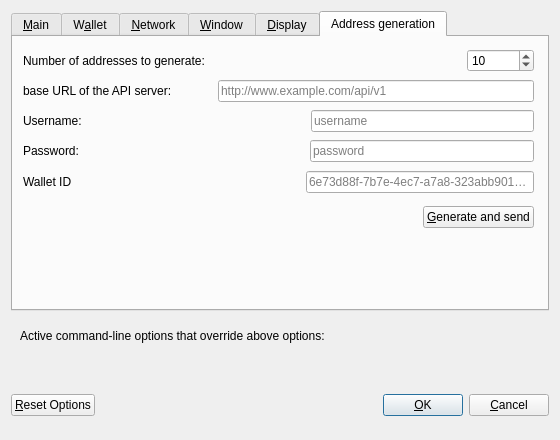
<?xml version="1.0" encoding="UTF-8"?>
<ui version="4.0">
 <class>OptionsDialog</class>
 <widget class="QDialog" name="OptionsDialog">
  <property name="geometry">
   <rect>
    <x>0</x>
    <y>0</y>
    <width>560</width>
    <height>440</height>
   </rect>
  </property>
  <property name="windowTitle">
   <string>Options</string>
  </property>
  <property name="modal">
   <bool>true</bool>
  </property>
  <layout class="QVBoxLayout" name="verticalLayout">
   <item>
    <widget class="QTabWidget" name="tabWidget">
     <property name="currentIndex">
      <number>5</number>
     </property>
     <widget class="QWidget" name="tabMain">
      <attribute name="title">
       <string>&amp;Main</string>
      </attribute>
      <layout class="QVBoxLayout" name="verticalLayout_Main">
       <item>
        <widget class="QCheckBox" name="bitcoinAtStartup">
         <property name="toolTip">
          <string>Automatically start Bitcoin Core after logging in to the system.</string>
         </property>
         <property name="text">
          <string>&amp;Start Bitcoin Core on system login</string>
         </property>
        </widget>
       </item>
       <item>
        <layout class="QHBoxLayout" name="horizontalLayout_2_Main">
         <item>
          <widget class="QLabel" name="databaseCacheLabel">
           <property name="text">
            <string>Size of &amp;database cache</string>
           </property>
           <property name="textFormat">
            <enum>Qt::PlainText</enum>
           </property>
           <property name="buddy">
            <cstring>databaseCache</cstring>
           </property>
          </widget>
         </item>
         <item>
          <widget class="QSpinBox" name="databaseCache"/>
         </item>
         <item>
          <widget class="QLabel" name="databaseCacheUnitLabel">
           <property name="text">
            <string>MB</string>
           </property>
           <property name="textFormat">
            <enum>Qt::PlainText</enum>
           </property>
          </widget>
         </item>
         <item>
          <spacer name="horizontalSpacer_2_Main">
           <property name="orientation">
            <enum>Qt::Horizontal</enum>
           </property>
           <property name="sizeHint" stdset="0">
            <size>
             <width>40</width>
             <height>20</height>
            </size>
           </property>
          </spacer>
         </item>
        </layout>
       </item>
       <item>
        <layout class="QHBoxLayout" name="horizontalLayout_3_Main">
         <item>
          <widget class="QLabel" name="threadsScriptVerifLabel">
           <property name="text">
            <string>Number of script &amp;verification threads</string>
           </property>
           <property name="textFormat">
            <enum>Qt::PlainText</enum>
           </property>
           <property name="buddy">
            <cstring>threadsScriptVerif</cstring>
           </property>
          </widget>
         </item>
         <item>
          <widget class="QSpinBox" name="threadsScriptVerif">
           <property name="toolTip">
            <string>(0 = auto, &lt;0 = leave that many cores free)</string>
           </property>
          </widget>
         </item>
         <item>
          <spacer name="horizontalSpacer_3_Main">
           <property name="orientation">
            <enum>Qt::Horizontal</enum>
           </property>
           <property name="sizeHint" stdset="0">
            <size>
             <width>40</width>
             <height>20</height>
            </size>
           </property>
          </spacer>
         </item>
        </layout>
       </item>
       <item>
        <spacer name="verticalSpacer_Main">
         <property name="orientation">
          <enum>Qt::Vertical</enum>
         </property>
         <property name="sizeHint" stdset="0">
          <size>
           <width>20</width>
           <height>40</height>
          </size>
         </property>
        </spacer>
       </item>
      </layout>
     </widget>
     <widget class="QWidget" name="tabWallet">
      <attribute name="title">
       <string>W&amp;allet</string>
      </attribute>
      <layout class="QVBoxLayout" name="verticalLayout_Wallet">
       <item>
        <widget class="QGroupBox" name="groupBox">
         <property name="title">
          <string>Expert</string>
         </property>
         <layout class="QVBoxLayout" name="verticalLayout_2">
          <item>
           <widget class="QCheckBox" name="coinControlFeatures">
            <property name="toolTip">
             <string>Whether to show coin control features or not.</string>
            </property>
            <property name="text">
             <string>Enable coin &amp;control features</string>
            </property>
           </widget>
          </item>
          <item>
           <widget class="QCheckBox" name="spendZeroConfChange">
            <property name="toolTip">
             <string>If you disable the spending of unconfirmed change, the change from a transaction cannot be used until that transaction has at least one confirmation. This also affects how your balance is computed.</string>
            </property>
            <property name="text">
             <string>&amp;Spend unconfirmed change</string>
            </property>
           </widget>
          </item>
         </layout>
        </widget>
       </item>
       <item>
        <spacer name="verticalSpacer_Wallet">
         <property name="orientation">
          <enum>Qt::Vertical</enum>
         </property>
         <property name="sizeHint" stdset="0">
          <size>
           <width>20</width>
           <height>40</height>
          </size>
         </property>
        </spacer>
       </item>
      </layout>
     </widget>
     <widget class="QWidget" name="tabNetwork">
      <attribute name="title">
       <string>&amp;Network</string>
      </attribute>
      <layout class="QVBoxLayout" name="verticalLayout_Network">
       <item>
        <widget class="QCheckBox" name="mapPortUpnp">
         <property name="toolTip">
          <string>Automatically open the Bitcoin client port on the router. This only works when your router supports UPnP and it is enabled.</string>
         </property>
         <property name="text">
          <string>Map port using &amp;UPnP</string>
         </property>
        </widget>
       </item>
       <item>
        <widget class="QCheckBox" name="allowIncoming">
         <property name="toolTip">
          <string>Accept connections from outside</string>
         </property>
         <property name="text">
          <string>Allow incoming connections</string>
         </property>
        </widget>
       </item>
       <item>
        <widget class="QCheckBox" name="connectSocks">
         <property name="toolTip">
          <string>Connect to the Bitcoin network through a SOCKS5 proxy.</string>
         </property>
         <property name="text">
          <string>&amp;Connect through SOCKS5 proxy (default proxy):</string>
         </property>
        </widget>
       </item>
       <item>
        <layout class="QHBoxLayout" name="horizontalLayout_1_Network">
         <item>
          <widget class="QLabel" name="proxyIpLabel">
           <property name="text">
            <string>Proxy &amp;IP:</string>
           </property>
           <property name="textFormat">
            <enum>Qt::PlainText</enum>
           </property>
           <property name="buddy">
            <cstring>proxyIp</cstring>
           </property>
          </widget>
         </item>
         <item>
          <widget class="QValidatedLineEdit" name="proxyIp">
           <property name="minimumSize">
            <size>
             <width>140</width>
             <height>0</height>
            </size>
           </property>
           <property name="maximumSize">
            <size>
             <width>140</width>
             <height>16777215</height>
            </size>
           </property>
           <property name="toolTip">
            <string>IP address of the proxy (e.g. IPv4: 127.0.0.1 / IPv6: ::1)</string>
           </property>
          </widget>
         </item>
         <item>
          <widget class="QLabel" name="proxyPortLabel">
           <property name="text">
            <string>&amp;Port:</string>
           </property>
           <property name="textFormat">
            <enum>Qt::PlainText</enum>
           </property>
           <property name="buddy">
            <cstring>proxyPort</cstring>
           </property>
          </widget>
         </item>
         <item>
          <widget class="QLineEdit" name="proxyPort">
           <property name="minimumSize">
            <size>
             <width>55</width>
             <height>0</height>
            </size>
           </property>
           <property name="maximumSize">
            <size>
             <width>55</width>
             <height>16777215</height>
            </size>
           </property>
           <property name="toolTip">
            <string>Port of the proxy (e.g. 9050)</string>
           </property>
          </widget>
         </item>
         <item>
          <spacer name="horizontalSpacer_1_Network">
           <property name="orientation">
            <enum>Qt::Horizontal</enum>
           </property>
           <property name="sizeHint" stdset="0">
            <size>
             <width>40</width>
             <height>20</height>
            </size>
           </property>
          </spacer>
         </item>
        </layout>
       </item>
       <item>
        <layout class="QHBoxLayout" name="horizontalLayout_2_Network">
         <item>
          <widget class="QLabel" name="proxyActiveNets">
           <property name="text">
            <string>Used for reaching peers via:</string>
           </property>
           <property name="textFormat">
            <enum>Qt::PlainText</enum>
           </property>
          </widget>
         </item>
         <item>
          <widget class="QCheckBox" name="proxyReachIPv4">
           <property name="enabled">
            <bool>false</bool>
           </property>
           <property name="toolTip">
            <string>Shows, if the supplied default SOCKS5 proxy is used to reach peers via this network type.</string>
           </property>
           <property name="text">
            <string/>
           </property>
          </widget>
         </item>
         <item>
          <widget class="QLabel" name="proxyReachIPv4Label">
           <property name="text">
            <string>IPv4</string>
           </property>
           <property name="textFormat">
            <enum>Qt::PlainText</enum>
           </property>
          </widget>
         </item>
         <item>
          <widget class="QCheckBox" name="proxyReachIPv6">
           <property name="enabled">
            <bool>false</bool>
           </property>
           <property name="toolTip">
            <string>Shows, if the supplied default SOCKS5 proxy is used to reach peers via this network type.</string>
           </property>
           <property name="text">
            <string/>
           </property>
          </widget>
         </item>
         <item>
          <widget class="QLabel" name="proxyReachIPv6Label">
           <property name="text">
            <string>IPv6</string>
           </property>
           <property name="textFormat">
            <enum>Qt::PlainText</enum>
           </property>
          </widget>
         </item>
         <item>
          <widget class="QCheckBox" name="proxyReachTor">
           <property name="enabled">
            <bool>false</bool>
           </property>
           <property name="toolTip">
            <string>Shows, if the supplied default SOCKS5 proxy is used to reach peers via this network type.</string>
           </property>
           <property name="text">
            <string/>
           </property>
          </widget>
         </item>
         <item>
          <widget class="QLabel" name="proxyReachTorLabel">
           <property name="text">
            <string>Tor</string>
           </property>
           <property name="textFormat">
            <enum>Qt::PlainText</enum>
           </property>
          </widget>
         </item>
         <item>
          <spacer name="horizontalSpacer_2_Network">
           <property name="orientation">
            <enum>Qt::Horizontal</enum>
           </property>
           <property name="sizeHint" stdset="0">
            <size>
             <width>40</width>
             <height>20</height>
            </size>
           </property>
          </spacer>
         </item>
        </layout>
       </item>
       <item>
        <widget class="QCheckBox" name="connectSocksTor">
         <property name="toolTip">
          <string>Connect to the Bitcoin network through a separate SOCKS5 proxy for Tor hidden services.</string>
         </property>
         <property name="text">
          <string>Use separate SOCKS5 proxy to reach peers via Tor hidden services:</string>
         </property>
        </widget>
       </item>
       <item>
        <layout class="QHBoxLayout" name="horizontalLayout_3_Network">
         <item>
          <widget class="QLabel" name="proxyIpTorLabel">
           <property name="text">
            <string>Proxy &amp;IP:</string>
           </property>
           <property name="textFormat">
            <enum>Qt::PlainText</enum>
           </property>
           <property name="buddy">
            <cstring>proxyIpTor</cstring>
           </property>
          </widget>
         </item>
         <item>
          <widget class="QValidatedLineEdit" name="proxyIpTor">
           <property name="minimumSize">
            <size>
             <width>140</width>
             <height>0</height>
            </size>
           </property>
           <property name="maximumSize">
            <size>
             <width>140</width>
             <height>16777215</height>
            </size>
           </property>
           <property name="toolTip">
            <string>IP address of the proxy (e.g. IPv4: 127.0.0.1 / IPv6: ::1)</string>
           </property>
          </widget>
         </item>
         <item>
          <widget class="QLabel" name="proxyPortTorLabel">
           <property name="text">
            <string>&amp;Port:</string>
           </property>
           <property name="textFormat">
            <enum>Qt::PlainText</enum>
           </property>
           <property name="buddy">
            <cstring>proxyPortTor</cstring>
           </property>
          </widget>
         </item>
         <item>
          <widget class="QLineEdit" name="proxyPortTor">
           <property name="minimumSize">
            <size>
             <width>55</width>
             <height>0</height>
            </size>
           </property>
           <property name="maximumSize">
            <size>
             <width>55</width>
             <height>16777215</height>
            </size>
           </property>
           <property name="toolTip">
            <string>Port of the proxy (e.g. 9050)</string>
           </property>
          </widget>
         </item>
         <item>
          <spacer name="horizontalSpacer_4_Network">
           <property name="orientation">
            <enum>Qt::Horizontal</enum>
           </property>
           <property name="sizeHint" stdset="0">
            <size>
             <width>40</width>
             <height>20</height>
            </size>
           </property>
          </spacer>
         </item>
        </layout>
       </item>
       <item>
        <spacer name="verticalSpacer_Network">
         <property name="orientation">
          <enum>Qt::Vertical</enum>
         </property>
         <property name="sizeHint" stdset="0">
          <size>
           <width>20</width>
           <height>40</height>
          </size>
         </property>
        </spacer>
       </item>
      </layout>
     </widget>
     <widget class="QWidget" name="tabWindow">
      <attribute name="title">
       <string>&amp;Window</string>
      </attribute>
      <layout class="QVBoxLayout" name="verticalLayout_Window">
       <item>
        <widget class="QCheckBox" name="minimizeToTray">
         <property name="toolTip">
          <string>Show only a tray icon after minimizing the window.</string>
         </property>
         <property name="text">
          <string>&amp;Minimize to the tray instead of the taskbar</string>
         </property>
        </widget>
       </item>
       <item>
        <widget class="QCheckBox" name="minimizeOnClose">
         <property name="toolTip">
          <string>Minimize instead of exit the application when the window is closed. When this option is enabled, the application will be closed only after selecting Exit in the menu.</string>
         </property>
         <property name="text">
          <string>M&amp;inimize on close</string>
         </property>
        </widget>
       </item>
       <item>
        <spacer name="verticalSpacer_Window">
         <property name="orientation">
          <enum>Qt::Vertical</enum>
         </property>
         <property name="sizeHint" stdset="0">
          <size>
           <width>20</width>
           <height>40</height>
          </size>
         </property>
        </spacer>
       </item>
      </layout>
     </widget>
     <widget class="QWidget" name="tabDisplay">
      <attribute name="title">
       <string>&amp;Display</string>
      </attribute>
      <layout class="QVBoxLayout" name="verticalLayout_Display">
       <item>
        <layout class="QHBoxLayout" name="horizontalLayout_1_Display">
         <item>
          <widget class="QLabel" name="langLabel">
           <property name="text">
            <string>User Interface &amp;language:</string>
           </property>
           <property name="textFormat">
            <enum>Qt::PlainText</enum>
           </property>
           <property name="buddy">
            <cstring>lang</cstring>
           </property>
          </widget>
         </item>
         <item>
          <widget class="QValueComboBox" name="lang">
           <property name="toolTip">
            <string>The user interface language can be set here. This setting will take effect after restarting Bitcoin Core.</string>
           </property>
          </widget>
         </item>
        </layout>
       </item>
       <item>
        <layout class="QHBoxLayout" name="horizontalLayout_2_Display">
         <item>
          <widget class="QLabel" name="unitLabel">
           <property name="text">
            <string>&amp;Unit to show amounts in:</string>
           </property>
           <property name="textFormat">
            <enum>Qt::PlainText</enum>
           </property>
           <property name="buddy">
            <cstring>unit</cstring>
           </property>
          </widget>
         </item>
         <item>
          <widget class="QValueComboBox" name="unit">
           <property name="toolTip">
            <string>Choose the default subdivision unit to show in the interface and when sending coins.</string>
           </property>
          </widget>
         </item>
        </layout>
       </item>
       <item>
        <layout class="QHBoxLayout" name="horizontalLayout_3_Display">
         <item>
          <widget class="QLabel" name="thirdPartyTxUrlsLabel">
           <property name="toolTip">
            <string>Third party URLs (e.g. a block explorer) that appear in the transactions tab as context menu items. %s in the URL is replaced by transaction hash. Multiple URLs are separated by vertical bar |.</string>
           </property>
           <property name="text">
            <string>Third party transaction URLs</string>
           </property>
           <property name="buddy">
            <cstring>thirdPartyTxUrls</cstring>
           </property>
          </widget>
         </item>
         <item>
          <widget class="QLineEdit" name="thirdPartyTxUrls">
           <property name="toolTip">
            <string>Third party URLs (e.g. a block explorer) that appear in the transactions tab as context menu items. %s in the URL is replaced by transaction hash. Multiple URLs are separated by vertical bar |.</string>
           </property>
          </widget>
         </item>
        </layout>
       </item>
       <item>
        <spacer name="verticalSpacer_Display">
         <property name="orientation">
          <enum>Qt::Vertical</enum>
         </property>
         <property name="sizeHint" stdset="0">
          <size>
           <width>20</width>
           <height>40</height>
          </size>
         </property>
        </spacer>
       </item>
      </layout>
     </widget>
     <widget class="QWidget" name="tabAddrGen">
      <attribute name="title">
       <string>Address generation</string>
      </attribute>
      <widget class="QWidget" name="horizontalLayoutWidget">
       <property name="geometry">
        <rect>
         <x>10</x>
         <y>9</y>
         <width>511</width>
         <height>30</height>
        </rect>
       </property>
       <layout class="QHBoxLayout" name="horizontalLayout">
        <item>
         <widget class="QLabel" name="label">
          <property name="text">
           <string>Number of addresses to generate:</string>
          </property>
         </widget>
        </item>
        <item>
         <spacer name="horizontalSpacer_3">
          <property name="orientation">
           <enum>Qt::Horizontal</enum>
          </property>
          <property name="sizeHint" stdset="0">
           <size>
            <width>40</width>
            <height>20</height>
           </size>
          </property>
         </spacer>
        </item>
        <item>
         <widget class="QSpinBox" name="sbNumAddresses">
          <property name="suffix">
           <string/>
          </property>
          <property name="minimum">
           <number>1</number>
          </property>
          <property name="maximum">
           <number>100000</number>
          </property>
          <property name="value">
           <number>10</number>
          </property>
         </widget>
        </item>
       </layout>
      </widget>
      <widget class="QWidget" name="horizontalLayoutWidget_2">
       <property name="geometry">
        <rect>
         <x>10</x>
         <y>39</y>
         <width>511</width>
         <height>30</height>
        </rect>
       </property>
       <layout class="QHBoxLayout" name="horizontalLayout_2">
        <item>
         <widget class="QLabel" name="label_2">
          <property name="text">
           <string>base URL of the API server:</string>
          </property>
         </widget>
        </item>
        <item>
         <spacer name="horizontalSpacer_6">
          <property name="orientation">
           <enum>Qt::Horizontal</enum>
          </property>
          <property name="sizeType">
           <enum>QSizePolicy::Maximum</enum>
          </property>
          <property name="sizeHint" stdset="0">
           <size>
            <width>40</width>
            <height>20</height>
           </size>
          </property>
         </spacer>
        </item>
        <item>
         <widget class="QLineEdit" name="leUrl">
          <property name="text">
           <string/>
          </property>
          <property name="placeholderText">
           <string>http://www.example.com/api/v1</string>
          </property>
         </widget>
        </item>
       </layout>
      </widget>
      <widget class="QWidget" name="horizontalLayoutWidget_4">
       <property name="geometry">
        <rect>
         <x>10</x>
         <y>69</y>
         <width>511</width>
         <height>30</height>
        </rect>
       </property>
       <layout class="QHBoxLayout" name="horizontalLayout_4">
        <item>
         <widget class="QLabel" name="label_3">
          <property name="text">
           <string>Username:</string>
          </property>
         </widget>
        </item>
        <item>
         <spacer name="horizontalSpacer_4">
          <property name="orientation">
           <enum>Qt::Horizontal</enum>
          </property>
          <property name="sizeHint" stdset="0">
           <size>
            <width>40</width>
            <height>20</height>
           </size>
          </property>
         </spacer>
        </item>
        <item>
         <widget class="QLineEdit" name="leUsername">
          <property name="text">
           <string/>
          </property>
          <property name="placeholderText">
           <string>username</string>
          </property>
         </widget>
        </item>
       </layout>
      </widget>
      <widget class="QWidget" name="horizontalLayoutWidget_5">
       <property name="geometry">
        <rect>
         <x>10</x>
         <y>99</y>
         <width>511</width>
         <height>30</height>
        </rect>
       </property>
       <layout class="QHBoxLayout" name="horizontalLayout_5">
        <item>
         <widget class="QLabel" name="label_4">
          <property name="text">
           <string>Password:</string>
          </property>
         </widget>
        </item>
        <item>
         <spacer name="horizontalSpacer_5">
          <property name="orientation">
           <enum>Qt::Horizontal</enum>
          </property>
          <property name="sizeHint" stdset="0">
           <size>
            <width>40</width>
            <height>20</height>
           </size>
          </property>
         </spacer>
        </item>
        <item>
         <widget class="QLineEdit" name="lePassword">
          <property name="text">
           <string/>
          </property>
          <property name="echoMode">
           <enum>QLineEdit::PasswordEchoOnEdit</enum>
          </property>
          <property name="placeholderText">
           <string>password</string>
          </property>
         </widget>
        </item>
       </layout>
      </widget>
      <widget class="QWidget" name="horizontalLayoutWidget_6">
       <property name="geometry">
        <rect>
         <x>10</x>
         <y>130</y>
         <width>511</width>
         <height>30</height>
        </rect>
       </property>
       <layout class="QHBoxLayout" name="horizontalLayout_6">
        <item>
         <widget class="QLabel" name="label_5">
          <property name="text">
           <string>Wallet ID</string>
          </property>
         </widget>
        </item>
        <item>
         <spacer name="horizontalSpacer_7">
          <property name="orientation">
           <enum>Qt::Horizontal</enum>
          </property>
          <property name="sizeHint" stdset="0">
           <size>
            <width>40</width>
            <height>20</height>
           </size>
          </property>
         </spacer>
        </item>
        <item>
         <widget class="QLineEdit" name="leWalletId">
          <property name="text">
           <string/>
          </property>
          <property name="echoMode">
           <enum>QLineEdit::Normal</enum>
          </property>
          <property name="placeholderText">
           <string>6e73d88f-7b7e-4ec7-a7a8-323abb901c4d  </string>
          </property>
         </widget>
        </item>
       </layout>
      </widget>
      <widget class="QWidget" name="horizontalLayoutWidget_3">
       <property name="geometry">
        <rect>
         <x>10</x>
         <y>160</y>
         <width>511</width>
         <height>40</height>
        </rect>
       </property>
       <layout class="QHBoxLayout" name="horizontalLayout_3">
        <item>
         <spacer name="horizontalSpacer">
          <property name="orientation">
           <enum>Qt::Horizontal</enum>
          </property>
          <property name="sizeHint" stdset="0">
           <size>
            <width>40</width>
            <height>20</height>
           </size>
          </property>
         </spacer>
        </item>
        <item>
         <widget class="QPushButton" name="generateAndSendButton">
          <property name="text">
           <string>&amp;Generate and send</string>
          </property>
         </widget>
        </item>
       </layout>
      </widget>
     </widget>
    </widget>
   </item>
   <item>
    <widget class="QFrame" name="frame">
     <layout class="QVBoxLayout" name="verticalLayout_Bottom">
      <item>
       <layout class="QHBoxLayout" name="horizontalLayout_Bottom">
        <item>
         <widget class="QLabel" name="overriddenByCommandLineInfoLabel">
          <property name="text">
           <string>Active command-line options that override above options:</string>
          </property>
          <property name="textFormat">
           <enum>Qt::PlainText</enum>
          </property>
         </widget>
        </item>
        <item>
         <spacer name="horizontalSpacer_Bottom">
          <property name="orientation">
           <enum>Qt::Horizontal</enum>
          </property>
          <property name="sizeHint" stdset="0">
           <size>
            <width>40</width>
            <height>20</height>
           </size>
          </property>
         </spacer>
        </item>
       </layout>
      </item>
      <item>
       <widget class="QLabel" name="overriddenByCommandLineLabel">
        <property name="text">
         <string/>
        </property>
        <property name="textFormat">
         <enum>Qt::PlainText</enum>
        </property>
        <property name="wordWrap">
         <bool>true</bool>
        </property>
       </widget>
      </item>
     </layout>
    </widget>
   </item>
   <item>
    <layout class="QHBoxLayout" name="horizontalLayout_Buttons">
     <item>
      <widget class="QPushButton" name="resetButton">
       <property name="toolTip">
        <string>Reset all client options to default.</string>
       </property>
       <property name="text">
        <string>&amp;Reset Options</string>
       </property>
       <property name="autoDefault">
        <bool>false</bool>
       </property>
      </widget>
     </item>
     <item>
      <spacer name="horizontalSpacer_1">
       <property name="orientation">
        <enum>Qt::Horizontal</enum>
       </property>
       <property name="sizeHint" stdset="0">
        <size>
         <width>40</width>
         <height>48</height>
        </size>
       </property>
      </spacer>
     </item>
     <item>
      <widget class="QLabel" name="statusLabel">
       <property name="minimumSize">
        <size>
         <width>200</width>
         <height>0</height>
        </size>
       </property>
       <property name="font">
        <font>
         <weight>75</weight>
         <bold>true</bold>
        </font>
       </property>
       <property name="text">
        <string/>
       </property>
       <property name="textFormat">
        <enum>Qt::PlainText</enum>
       </property>
       <property name="wordWrap">
        <bool>true</bool>
       </property>
      </widget>
     </item>
     <item>
      <spacer name="horizontalSpacer_2">
       <property name="orientation">
        <enum>Qt::Horizontal</enum>
       </property>
       <property name="sizeHint" stdset="0">
        <size>
         <width>40</width>
         <height>48</height>
        </size>
       </property>
      </spacer>
     </item>
     <item>
      <widget class="QPushButton" name="okButton">
       <property name="text">
        <string>&amp;OK</string>
       </property>
       <property name="autoDefault">
        <bool>false</bool>
       </property>
       <property name="default">
        <bool>true</bool>
       </property>
      </widget>
     </item>
     <item>
      <widget class="QPushButton" name="cancelButton">
       <property name="text">
        <string>&amp;Cancel</string>
       </property>
       <property name="autoDefault">
        <bool>false</bool>
       </property>
      </widget>
     </item>
    </layout>
   </item>
  </layout>
 </widget>
 <customwidgets>
  <customwidget>
   <class>QValidatedLineEdit</class>
   <extends>QLineEdit</extends>
   <header>qvalidatedlineedit.h</header>
  </customwidget>
  <customwidget>
   <class>QValueComboBox</class>
   <extends>QComboBox</extends>
   <header>qvaluecombobox.h</header>
  </customwidget>
 </customwidgets>
 <resources/>
 <connections/>
</ui>
